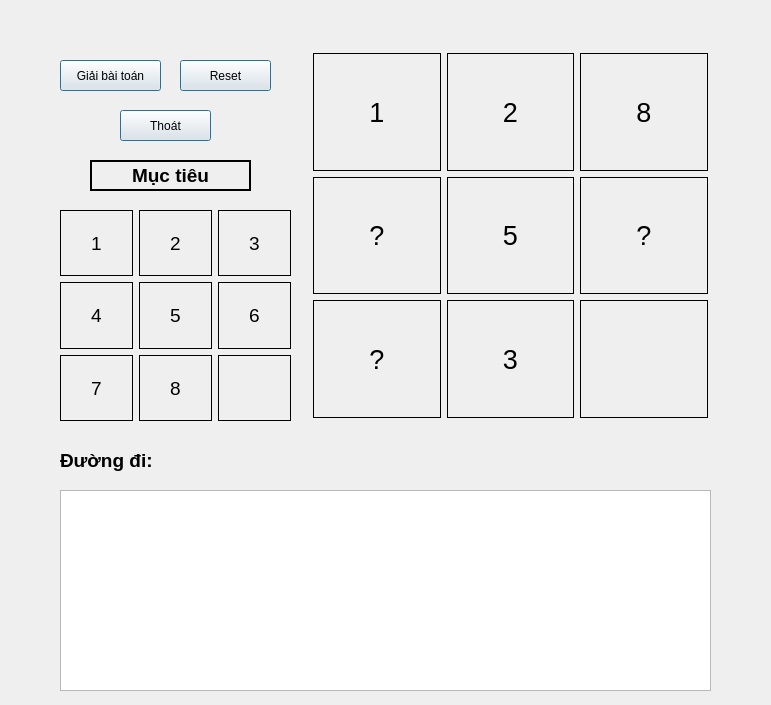
<?xml version="1.0" encoding="UTF-8"?>
<ui version="4.0">
 <class>Form</class>
 <widget class="QWidget" name="Form">
  <property name="geometry">
   <rect>
    <x>0</x>
    <y>0</y>
    <width>771</width>
    <height>705</height>
   </rect>
  </property>
  <property name="windowTitle">
   <string>Form</string>
  </property>
  <widget class="QWidget" name="gridLayoutWidget">
   <property name="geometry">
    <rect>
     <x>310</x>
     <y>50</y>
     <width>401</width>
     <height>371</height>
    </rect>
   </property>
   <property name="layoutDirection">
    <enum>Qt::LeftToRight</enum>
   </property>
   <property name="autoFillBackground">
    <bool>false</bool>
   </property>
   <layout class="QGridLayout" name="gridLayout" rowstretch="0,0,0,0" columnstretch="0,0,0,0" columnminimumwidth="0,0,0,0">
    <property name="sizeConstraint">
     <enum>QLayout::SetDefaultConstraint</enum>
    </property>
    <property name="leftMargin">
     <number>3</number>
    </property>
    <property name="topMargin">
     <number>3</number>
    </property>
    <property name="rightMargin">
     <number>3</number>
    </property>
    <property name="bottomMargin">
     <number>3</number>
    </property>
    <item row="0" column="0">
     <widget class="QLabel" name="label_0_0">
      <property name="font">
       <font>
        <pointsize>20</pointsize>
       </font>
      </property>
      <property name="layoutDirection">
       <enum>Qt::LeftToRight</enum>
      </property>
      <property name="autoFillBackground">
       <bool>false</bool>
      </property>
      <property name="frameShape">
       <enum>QFrame::Box</enum>
      </property>
      <property name="text">
       <string>1</string>
      </property>
      <property name="textFormat">
       <enum>Qt::AutoText</enum>
      </property>
      <property name="scaledContents">
       <bool>false</bool>
      </property>
      <property name="alignment">
       <set>Qt::AlignCenter</set>
      </property>
      <property name="margin">
       <number>0</number>
      </property>
      <property name="indent">
       <number>-1</number>
      </property>
     </widget>
    </item>
    <item row="0" column="3">
     <widget class="QLabel" name="label_0_2">
      <property name="font">
       <font>
        <pointsize>20</pointsize>
       </font>
      </property>
      <property name="layoutDirection">
       <enum>Qt::LeftToRight</enum>
      </property>
      <property name="autoFillBackground">
       <bool>false</bool>
      </property>
      <property name="frameShape">
       <enum>QFrame::Box</enum>
      </property>
      <property name="text">
       <string>8</string>
      </property>
      <property name="alignment">
       <set>Qt::AlignCenter</set>
      </property>
     </widget>
    </item>
    <item row="0" column="1">
     <widget class="QLabel" name="label_0_1">
      <property name="font">
       <font>
        <pointsize>20</pointsize>
       </font>
      </property>
      <property name="layoutDirection">
       <enum>Qt::LeftToRight</enum>
      </property>
      <property name="autoFillBackground">
       <bool>false</bool>
      </property>
      <property name="frameShape">
       <enum>QFrame::Box</enum>
      </property>
      <property name="text">
       <string>2</string>
      </property>
      <property name="alignment">
       <set>Qt::AlignCenter</set>
      </property>
     </widget>
    </item>
    <item row="2" column="0">
     <widget class="QLabel" name="label_1_0">
      <property name="font">
       <font>
        <pointsize>20</pointsize>
       </font>
      </property>
      <property name="layoutDirection">
       <enum>Qt::LeftToRight</enum>
      </property>
      <property name="autoFillBackground">
       <bool>false</bool>
      </property>
      <property name="frameShape">
       <enum>QFrame::Box</enum>
      </property>
      <property name="text">
       <string>?</string>
      </property>
      <property name="alignment">
       <set>Qt::AlignCenter</set>
      </property>
     </widget>
    </item>
    <item row="2" column="3">
     <widget class="QLabel" name="label_1_2">
      <property name="font">
       <font>
        <pointsize>20</pointsize>
       </font>
      </property>
      <property name="layoutDirection">
       <enum>Qt::LeftToRight</enum>
      </property>
      <property name="autoFillBackground">
       <bool>false</bool>
      </property>
      <property name="frameShape">
       <enum>QFrame::Box</enum>
      </property>
      <property name="text">
       <string>?</string>
      </property>
      <property name="alignment">
       <set>Qt::AlignCenter</set>
      </property>
     </widget>
    </item>
    <item row="3" column="0">
     <widget class="QLabel" name="label_2_0">
      <property name="font">
       <font>
        <pointsize>20</pointsize>
       </font>
      </property>
      <property name="layoutDirection">
       <enum>Qt::LeftToRight</enum>
      </property>
      <property name="autoFillBackground">
       <bool>false</bool>
      </property>
      <property name="frameShape">
       <enum>QFrame::Box</enum>
      </property>
      <property name="text">
       <string>?</string>
      </property>
      <property name="alignment">
       <set>Qt::AlignCenter</set>
      </property>
     </widget>
    </item>
    <item row="3" column="3">
     <widget class="QLabel" name="label_2_2">
      <property name="font">
       <font>
        <pointsize>20</pointsize>
       </font>
      </property>
      <property name="layoutDirection">
       <enum>Qt::LeftToRight</enum>
      </property>
      <property name="autoFillBackground">
       <bool>false</bool>
      </property>
      <property name="frameShape">
       <enum>QFrame::Box</enum>
      </property>
      <property name="text">
       <string/>
      </property>
      <property name="alignment">
       <set>Qt::AlignCenter</set>
      </property>
     </widget>
    </item>
    <item row="3" column="1">
     <widget class="QLabel" name="label_2_1">
      <property name="font">
       <font>
        <pointsize>20</pointsize>
       </font>
      </property>
      <property name="layoutDirection">
       <enum>Qt::LeftToRight</enum>
      </property>
      <property name="autoFillBackground">
       <bool>false</bool>
      </property>
      <property name="frameShape">
       <enum>QFrame::Box</enum>
      </property>
      <property name="text">
       <string>3</string>
      </property>
      <property name="alignment">
       <set>Qt::AlignCenter</set>
      </property>
     </widget>
    </item>
    <item row="2" column="1">
     <widget class="QLabel" name="label_1_1">
      <property name="font">
       <font>
        <pointsize>20</pointsize>
       </font>
      </property>
      <property name="layoutDirection">
       <enum>Qt::LeftToRight</enum>
      </property>
      <property name="autoFillBackground">
       <bool>false</bool>
      </property>
      <property name="frameShape">
       <enum>QFrame::Box</enum>
      </property>
      <property name="text">
       <string>5</string>
      </property>
      <property name="alignment">
       <set>Qt::AlignCenter</set>
      </property>
     </widget>
    </item>
   </layout>
  </widget>
  <widget class="QPushButton" name="resetButton">
   <property name="geometry">
    <rect>
     <x>180</x>
     <y>60</y>
     <width>91</width>
     <height>31</height>
    </rect>
   </property>
   <property name="text">
    <string>Reset</string>
   </property>
   <property name="autoDefault">
    <bool>false</bool>
   </property>
   <property name="default">
    <bool>true</bool>
   </property>
  </widget>
  <widget class="QPushButton" name="solveButton">
   <property name="geometry">
    <rect>
     <x>60</x>
     <y>60</y>
     <width>101</width>
     <height>31</height>
    </rect>
   </property>
   <property name="text">
    <string>Giải bài toán</string>
   </property>
   <property name="checkable">
    <bool>false</bool>
   </property>
   <property name="default">
    <bool>true</bool>
   </property>
   <property name="flat">
    <bool>false</bool>
   </property>
  </widget>
  <widget class="QWidget" name="gridLayoutWidget_2">
   <property name="geometry">
    <rect>
     <x>60</x>
     <y>210</y>
     <width>231</width>
     <height>211</height>
    </rect>
   </property>
   <property name="font">
    <font>
     <pointsize>14</pointsize>
    </font>
   </property>
   <property name="autoFillBackground">
    <bool>false</bool>
   </property>
   <layout class="QGridLayout" name="gridLayout_2">
    <item row="0" column="2">
     <widget class="QLabel" name="label_19">
      <property name="font">
       <font>
        <pointsize>14</pointsize>
       </font>
      </property>
      <property name="autoFillBackground">
       <bool>false</bool>
      </property>
      <property name="frameShape">
       <enum>QFrame::Box</enum>
      </property>
      <property name="frameShadow">
       <enum>QFrame::Plain</enum>
      </property>
      <property name="text">
       <string>3</string>
      </property>
      <property name="alignment">
       <set>Qt::AlignCenter</set>
      </property>
     </widget>
    </item>
    <item row="1" column="0">
     <widget class="QLabel" name="label_202">
      <property name="font">
       <font>
        <pointsize>14</pointsize>
       </font>
      </property>
      <property name="autoFillBackground">
       <bool>false</bool>
      </property>
      <property name="frameShape">
       <enum>QFrame::Box</enum>
      </property>
      <property name="frameShadow">
       <enum>QFrame::Plain</enum>
      </property>
      <property name="text">
       <string>4</string>
      </property>
      <property name="alignment">
       <set>Qt::AlignCenter</set>
      </property>
     </widget>
    </item>
    <item row="0" column="0">
     <widget class="QLabel" name="label_212">
      <property name="font">
       <font>
        <pointsize>14</pointsize>
       </font>
      </property>
      <property name="autoFillBackground">
       <bool>false</bool>
      </property>
      <property name="frameShape">
       <enum>QFrame::Box</enum>
      </property>
      <property name="frameShadow">
       <enum>QFrame::Plain</enum>
      </property>
      <property name="text">
       <string>1</string>
      </property>
      <property name="alignment">
       <set>Qt::AlignCenter</set>
      </property>
     </widget>
    </item>
    <item row="0" column="1">
     <widget class="QLabel" name="label_222">
      <property name="font">
       <font>
        <pointsize>14</pointsize>
       </font>
      </property>
      <property name="autoFillBackground">
       <bool>false</bool>
      </property>
      <property name="frameShape">
       <enum>QFrame::Box</enum>
      </property>
      <property name="frameShadow">
       <enum>QFrame::Plain</enum>
      </property>
      <property name="text">
       <string>2</string>
      </property>
      <property name="alignment">
       <set>Qt::AlignCenter</set>
      </property>
     </widget>
    </item>
    <item row="1" column="1">
     <widget class="QLabel" name="label_23">
      <property name="font">
       <font>
        <pointsize>14</pointsize>
       </font>
      </property>
      <property name="autoFillBackground">
       <bool>false</bool>
      </property>
      <property name="frameShape">
       <enum>QFrame::Box</enum>
      </property>
      <property name="frameShadow">
       <enum>QFrame::Plain</enum>
      </property>
      <property name="text">
       <string>5</string>
      </property>
      <property name="alignment">
       <set>Qt::AlignCenter</set>
      </property>
     </widget>
    </item>
    <item row="1" column="2">
     <widget class="QLabel" name="label_24">
      <property name="font">
       <font>
        <pointsize>14</pointsize>
       </font>
      </property>
      <property name="autoFillBackground">
       <bool>false</bool>
      </property>
      <property name="frameShape">
       <enum>QFrame::Box</enum>
      </property>
      <property name="frameShadow">
       <enum>QFrame::Plain</enum>
      </property>
      <property name="text">
       <string>6</string>
      </property>
      <property name="alignment">
       <set>Qt::AlignCenter</set>
      </property>
     </widget>
    </item>
    <item row="2" column="0">
     <widget class="QLabel" name="label_25">
      <property name="font">
       <font>
        <pointsize>14</pointsize>
       </font>
      </property>
      <property name="autoFillBackground">
       <bool>false</bool>
      </property>
      <property name="frameShape">
       <enum>QFrame::Box</enum>
      </property>
      <property name="frameShadow">
       <enum>QFrame::Plain</enum>
      </property>
      <property name="text">
       <string>7</string>
      </property>
      <property name="alignment">
       <set>Qt::AlignCenter</set>
      </property>
     </widget>
    </item>
    <item row="2" column="1">
     <widget class="QLabel" name="label_26">
      <property name="font">
       <font>
        <pointsize>14</pointsize>
       </font>
      </property>
      <property name="autoFillBackground">
       <bool>false</bool>
      </property>
      <property name="frameShape">
       <enum>QFrame::Box</enum>
      </property>
      <property name="frameShadow">
       <enum>QFrame::Plain</enum>
      </property>
      <property name="text">
       <string>8</string>
      </property>
      <property name="alignment">
       <set>Qt::AlignCenter</set>
      </property>
     </widget>
    </item>
    <item row="2" column="2">
     <widget class="QLabel" name="label_27">
      <property name="font">
       <font>
        <pointsize>14</pointsize>
       </font>
      </property>
      <property name="autoFillBackground">
       <bool>false</bool>
      </property>
      <property name="frameShape">
       <enum>QFrame::Box</enum>
      </property>
      <property name="frameShadow">
       <enum>QFrame::Plain</enum>
      </property>
      <property name="text">
       <string/>
      </property>
      <property name="alignment">
       <set>Qt::AlignCenter</set>
      </property>
     </widget>
    </item>
   </layout>
  </widget>
  <widget class="QPushButton" name="exitButton">
   <property name="geometry">
    <rect>
     <x>120</x>
     <y>110</y>
     <width>91</width>
     <height>31</height>
    </rect>
   </property>
   <property name="text">
    <string>Thoát</string>
   </property>
   <property name="default">
    <bool>true</bool>
   </property>
  </widget>
  <widget class="QLabel" name="label_28">
   <property name="geometry">
    <rect>
     <x>90</x>
     <y>160</y>
     <width>161</width>
     <height>31</height>
    </rect>
   </property>
   <property name="font">
    <font>
     <pointsize>14</pointsize>
     <weight>75</weight>
     <bold>true</bold>
    </font>
   </property>
   <property name="cursor">
    <cursorShape>ArrowCursor</cursorShape>
   </property>
   <property name="autoFillBackground">
    <bool>true</bool>
   </property>
   <property name="frameShape">
    <enum>QFrame::WinPanel</enum>
   </property>
   <property name="frameShadow">
    <enum>QFrame::Plain</enum>
   </property>
   <property name="text">
    <string>Mục tiêu</string>
   </property>
   <property name="alignment">
    <set>Qt::AlignCenter</set>
   </property>
  </widget>
  <widget class="QListWidget" name="listWidget">
   <property name="geometry">
    <rect>
     <x>60</x>
     <y>490</y>
     <width>651</width>
     <height>201</height>
    </rect>
   </property>
  </widget>
  <widget class="QLabel" name="label_9">
   <property name="geometry">
    <rect>
     <x>60</x>
     <y>440</y>
     <width>141</width>
     <height>41</height>
    </rect>
   </property>
   <property name="font">
    <font>
     <pointsize>14</pointsize>
     <weight>75</weight>
     <bold>true</bold>
    </font>
   </property>
   <property name="text">
    <string>Đường đi:</string>
   </property>
  </widget>
 </widget>
 <resources/>
 <connections/>
</ui>
